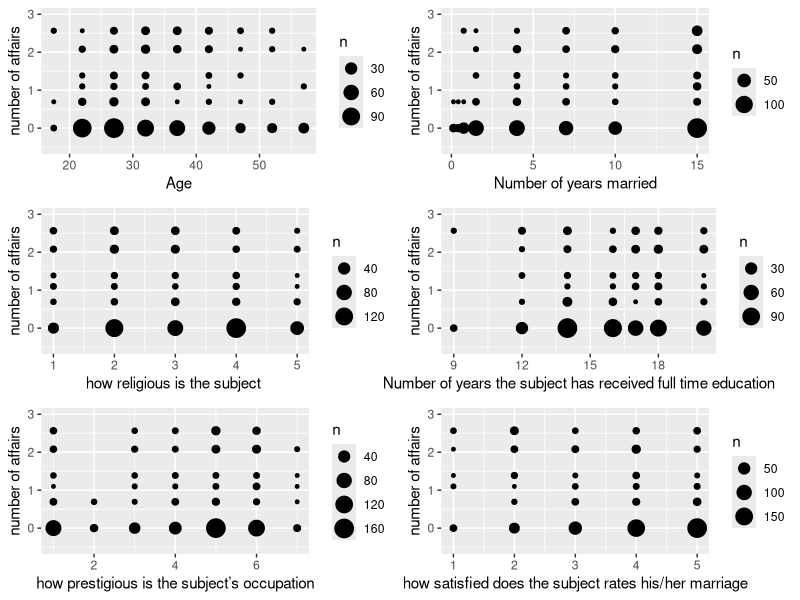
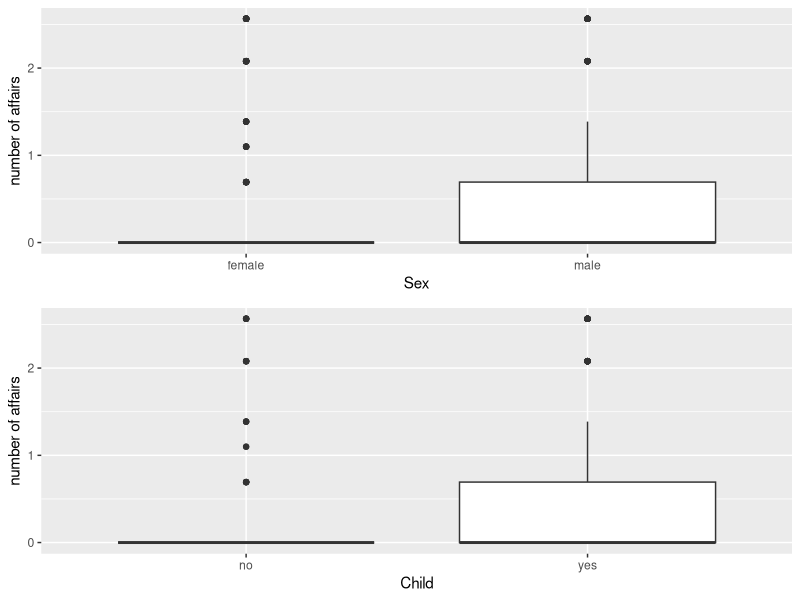

Reproduce these figures in R, in order.
## ---- chunk 1
setwd("~/Desktop/ISYE6414/Unit 4")

library(ggplot2)
library(dplyr)
library(gridExtra)

affair = read.table('affair.csv',header = T, stringsAsFactors = F, sep = ',')%>%tbl_df()

## ---- chunk 2
p1 = ggplot(affair, aes(x=affair$age,y=log(affair$nbaffairs+1)))+geom_count()+xlab('Age')+ylab('number of affairs')+scale_y_continuous(limits = c(-0.5, 3))
p2 = ggplot(affair, aes(x= affair$ym,y=log(affair$nbaffairs+1)))+geom_count()+xlab('Number of years married')+ylab('number of affairs')+scale_y_continuous(limits = c(-0.5, 3))
p3 = ggplot(affair, aes(x=affair$religious,y=log(affair$nbaffairs+1)))+geom_count()+xlab('how religious is the subject ')+ylab('number of affairs')+scale_y_continuous(limits = c(-0.5, 3))
p4 = ggplot(affair, aes(x= affair$education,y=log(affair$nbaffairs+1)))+geom_count()+xlab('Number of years the subject has received full time education')+ylab('number of affairs')+scale_y_continuous(limits = c(-0.5, 3))
p5 = ggplot(affair, aes(x= affair$occupation,y=log(affair$nbaffairs+1)))+geom_count()+xlab('how prestigious is the subject’s occupation')+ylab('number of affairs')+scale_y_continuous(limits = c(-0.5, 3))
p6 = ggplot(affair, aes(x= affair$rate,y=log(affair$nbaffairs+1)))+geom_count()+xlab('how satisfied does the subject rates his/her marriage')+ylab('number of affairs')+scale_y_continuous(limits = c(-0.5, 3))
grid.arrange(p1,p2,p3,p4,p5,p6)
cor1 = cor(x= affair$age,y=log(affair$nbaffairs+1))
cor2 = cor(x= affair$ym,y=log(affair$nbaffairs+1))
cor3 = cor(x= affair$religious,y=log(affair$nbaffairs+1))
cor4 = cor(x= affair$education,y=log(affair$nbaffairs+1))
cor5 = cor(x= affair$occupation,y=log(affair$nbaffairs+1))
cor6 = cor(x= affair$rate,y=log(affair$nbaffairs+1))
## ---- chunk 3
p1 = ggplot(affair, aes(x=affair$sex,y=log(affair$nbaffairs+1)))+geom_boxplot()+xlab('Sex')+ylab('number of affairs')
p2 = ggplot(affair, aes(x=affair$child,y=log(affair$nbaffairs+1)))+geom_boxplot()+xlab('Child')+ylab('number of affairs')
grid.arrange(p1,p2)

## ---- chunk 4
method = glm(data = affair,nbaffairs~., family = 'poisson')
summary(method)
## ---- chunk 5
confint(object = method, level = 0.99)
